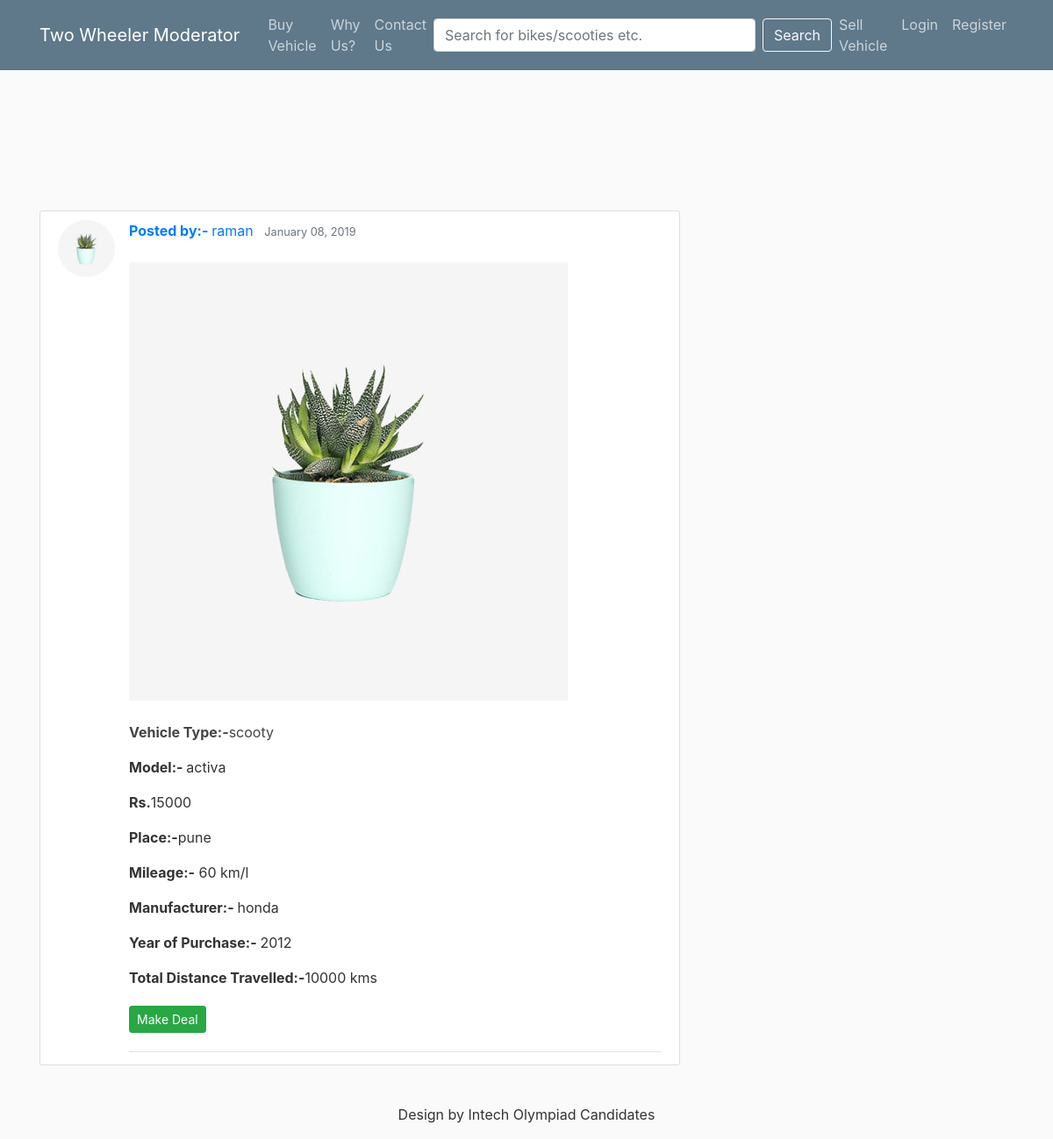
The app's page /post/14/ with its own data.
### blog/models.py (models this page shows, shortened)
class Post(models.Model):
	vehicle_type = models.CharField(max_length=100)
	manufacturer = models.CharField(null=True, blank=True,max_length=100)
	model = models.CharField(null=True, blank=True, max_length=100)
	year_of_purchase = models.CharField(null=True, blank=True, max_length=4)
	place = models.CharField(null=True, blank=True, max_length=100)
	distance_travelled = models.CharField(null=True, blank=True, max_length=100)
	price = models.CharField(null=True, blank=True, max_length=100)
	mileage = models.CharField(null=True, blank=True, max_length=100)
	image = models.ImageField(default='default.jpg', upload_to='media')
	content = models.TextField()
	date_posted = models.DateTimeField(default=timezone.now)
	author = models.ForeignKey(User, on_delete=models.CASCADE)

### users/models.py (models this page shows, shortened)
class Profile(models.Model):
    user = models.OneToOneField(User, on_delete=models.CASCADE)
    image = models.ImageField(default='default.jpg', upload_to='profile_pics')

### blog/views.py (the view)
# urls.py: path('post/<int:pk>/', PostDetailView.as_view(), name='post-detail'),
class PostDetailView(DetailView):
    model = Post

### blog/templates/blog/post_detail.html (shortened to what this page needs)
{% extends "blog/base.html" %}
{% block content %}
  <article class="media content-section">
    <img class="rounded-circle article-img" src="{{ object.author.profile.image.url }}">
    <div class="media-body">
      <div class="article-metadata">
        <a class="mr-2" href="#"><b>Posted by:- </b>{{ object.author }}</a>
        <small class="text-muted">{{ object.date_posted|date:"F d, Y" }}</small><br>
        <br>
         {% if object.image %}
         <img src='{{ object.image.url }}' class=' img-responsive' />
         {% endif %}
         <br>
         <br>
         <p><a class="article-title" href="#"><b>Vehicle Type:-</b>{{ post.vehicle_type }}</a>
        <p class="article-content"><b>Model:- </b>{{ post.model }}</p>
        <p class="article-content"><b>Rs.</b>{{ post.price }}</p>
        <p class="article-content"><b>Place:-</b>{{ post.place }}</p>
        <p class="article-content"><b>Mileage:-</b> {{ post.mileage }} km/l</p>
        <p class="article-content"><b>Manufacturer:- </b>{{ post.manufacturer }}</p>
        <p class="article-content"><b>Year of Purchase:- </b>{{ post.year_of_purchase }}</p>
        <p class="article-content"><b>Total Distance Travelled:-</b>{{ post.distance_travelled }} kms</p>
         <div>
         <a class="btn btn-success btn-sm mt-1 mb-1" href="{% url 'payments' %}">Make Deal</a>
      </div>
    </div>
  </article>
{% endblock content %}

### blog/static/blog/main.css (style rules this page uses)
body { background: #fafafa; color: #333333; margin-top: 15rem; }
.content-section { background: #ffffff; padding: 10px 20px; border: 1px solid #dddddd; border-radius: 3px; margin-bottom: 20px; }
.article-title { color: #444444; }
.article-content { white-space: pre-line; }
.article-img { height: 65px; width: 65px; margin-right: 16px; }
.article-metadata { padding-bottom: 1px; margin-bottom: 4px; border-bottom: 1px solid #e3e3e3 }

### records on screen
Post: author.profile.image (picture), author "raman", date_posted "January 08, 2019", image (picture), vehicle_type "scooty", model "activa", price "15000", place "pune", mileage "60", manufacturer "honda", year_of_purchase "2012", distance_travelled "10000"
